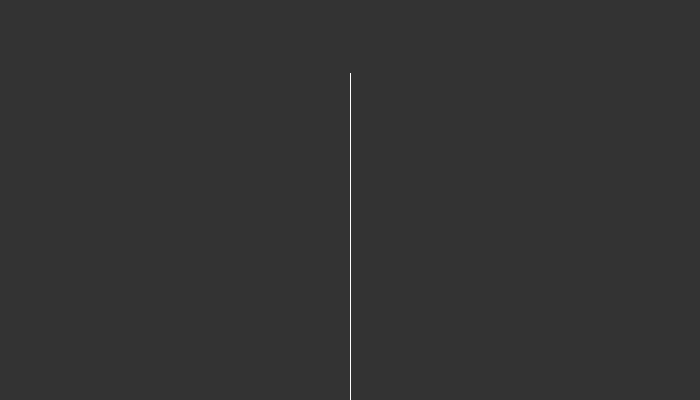
Frame 1 (no input)
Frame 60 (the mouse pressed at the canvas centre just before this capture): identical to frame 1, image omitted
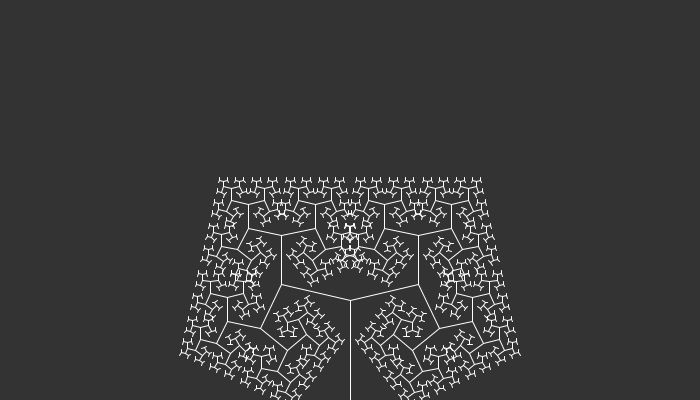
Frame 120 (the mouse held since frame 60 and released just before this capture)

The Processing sketch that drew these frames (run headless with seeded random() and noise(); from frame 60 on, the mouse is pressed at the canvas centre):

// Processing sketch: Recursive_Tree
// ── Recursive_Tree.pde

void setup() {
  size(700, 400);
}

float angle = 0;
float dl = 0.7f;

void draw() {
  background(51);

  stroke(255);
  translate(width / 2, height);
  
  
  branch(100);
  angle = constrain(0, mouseX, PI / 4) * 0.05;
}

void branch(float len) {
  line(0, 0, 0, - len);
  translate(0, -len);


  if (len > 4) {
    pushMatrix();
    rotate(angle);
    branch(len * dl);
    popMatrix();
    pushMatrix();
    rotate(-angle);
    branch(len * dl);
    popMatrix();
  }
}
